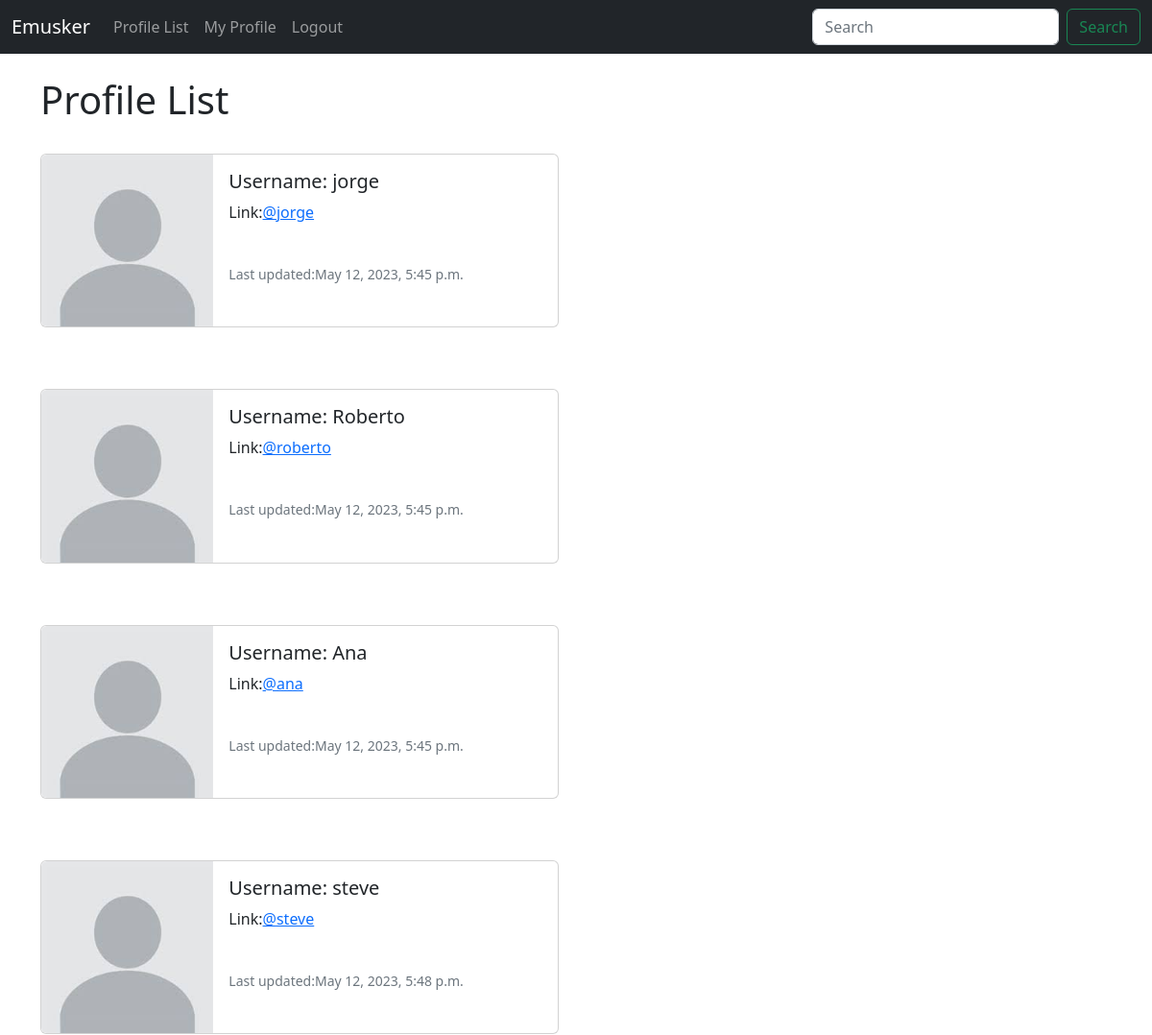
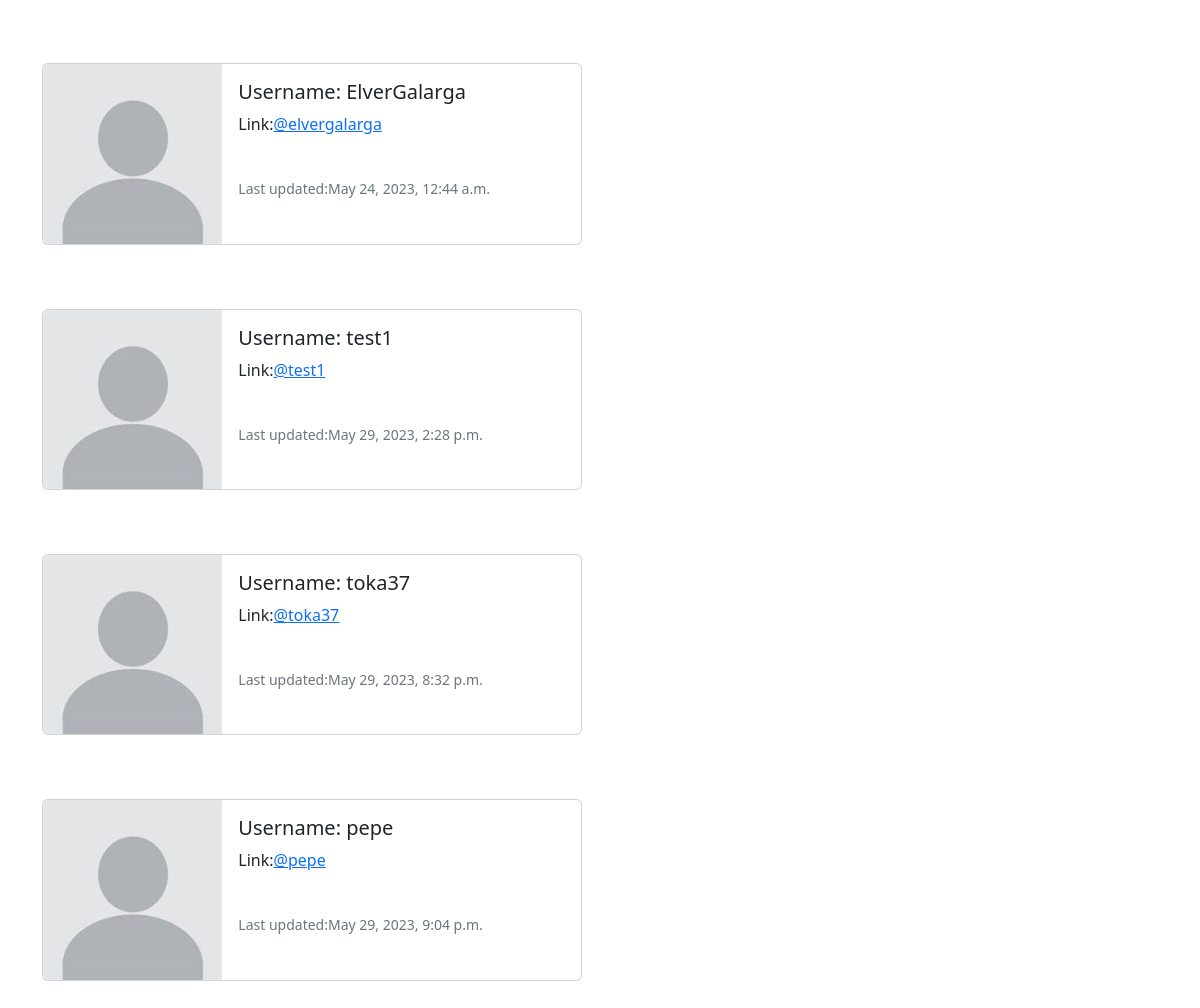
The app's page /profile_list (signed in) with its own data (2 pictures, top to bottom).
### musker/models.py (models this page shows)
class Profile(models.Model):
	user = models.OneToOneField(User, on_delete=models.CASCADE)
	follows = models.ManyToManyField("self",related_name="followed_by",symmetrical=False,blank=True)
	date_modified = models.DateTimeField(User, auto_now=True)
	profile_image = models.ImageField(null=True,blank=True, upload_to="images/")
	def __str__(self):
		return self.user.username

### musker/views.py (the view)
# urls.py: path('profile_list',views.profile_list, name='profile_list'),
def profile_list(request):
    if request.user.is_authenticated:
        profiles = Profile.objects.exclude(user=request.user)
        return render(request, 'profile_list.html',{"profiles":profiles})
    else:
        messages.success(request,("You must be logged."))
        return redirect('home')

### musker/templates/profile_list.html
{% extends 'base.html' %}
{%load static%}
{% block content %}
<h1>Profile List</h1>
<br/>
{%if profiles %}
   {%for profiles in profiles%}
   <div class="card mb-3" style="max-width: 540px;">
    <div class="row g-0">
      <div class="col-md-4">
        <img src="{%static 'images/default-picture.jpeg'%}" class="img-fluid rounded-start" alt="Profile picture">
      </div>
      <div class="col-md-8">
        <div class="card-body">
          <h5 class="card-title">Username: {{ profiles.user.username }}</h5>
          <p class="card-text">Link:<a href="{%url 'profile' profiles.user.id%}">@{{profiles.user.profile|lower}}</a> </p>
          <br/>
          <p class="card-text"><small class="text-muted">Last updated:{{profiles.date_modified}}</small></p>
        </div>
      </div>
    </div>
  </div>
       <br/>
       <br/>
   {%endfor%}
{%endif%}
{%endblock%}

### records on screen
Profile: user.username "jorge", user.profile "jorge", date_modified "May 12, 2023, 5:45 p.m."
Profile: user.username "Roberto", user.profile "roberto", date_modified "May 12, 2023, 5:45 p.m."
Profile: user.username "Ana", user.profile "ana", date_modified "May 12, 2023, 5:45 p.m."
Profile: user.username "steve", user.profile "steve", date_modified "May 12, 2023, 5:48 p.m."
Profile: user.username "ElverGalarga", user.profile "elvergalarga", date_modified "May 24, 2023, 12:44 a.m."
Profile: user.username "test1", user.profile "test1", date_modified "May 29, 2023, 2:28 p.m."
Profile: user.username "toka37", user.profile "toka37", date_modified "May 29, 2023, 8:32 p.m."
Profile: user.username "pepe", user.profile "pepe", date_modified "May 29, 2023, 9:04 p.m."
